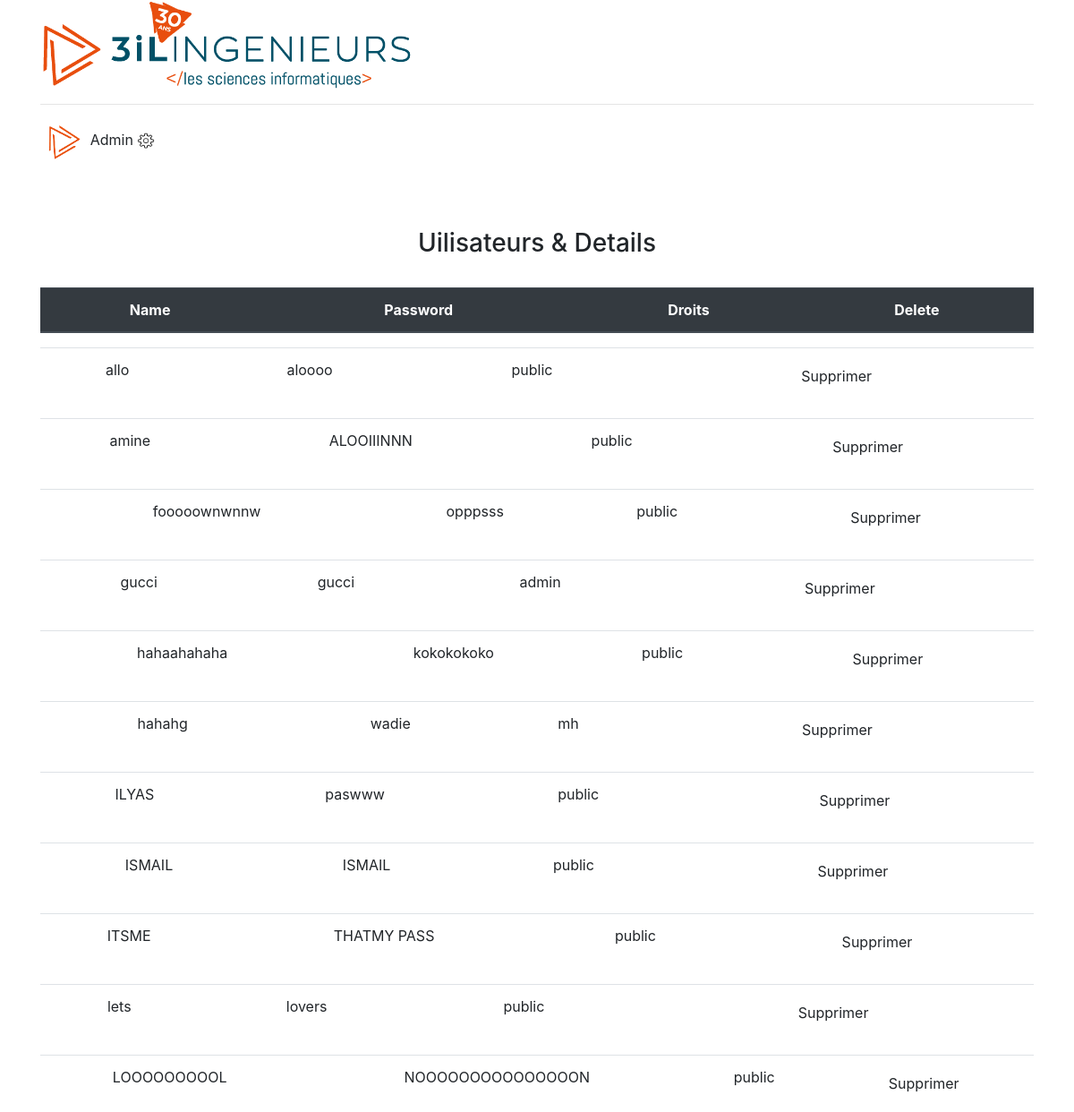
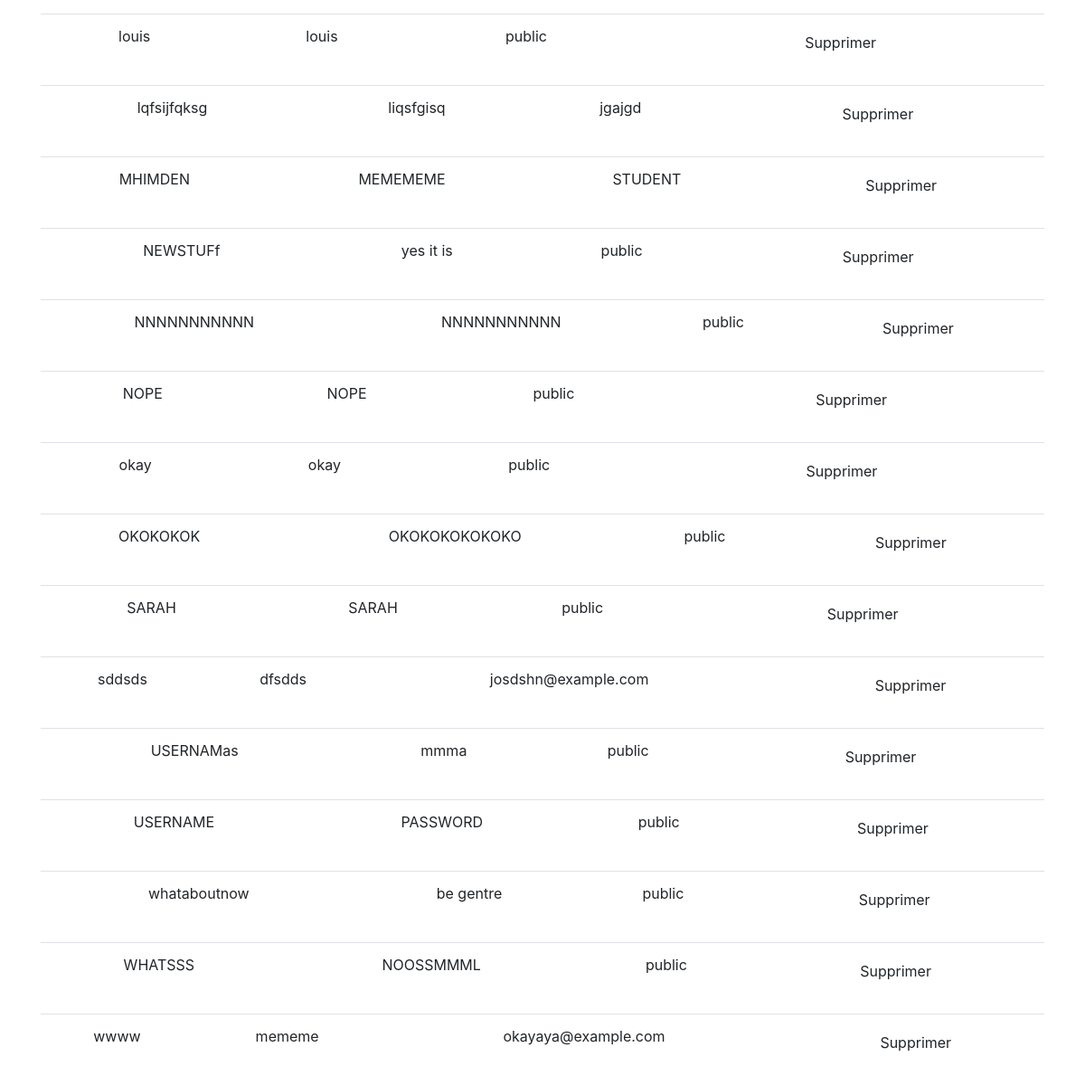
The app's page /showusers.php with its own data (2 pictures, top to bottom).
### tables this page shows
CREATE TABLE `utilisateur` (
  `login` varchar(30) NOT NULL,
  `pass` varchar(150) NOT NULL,
  `droits` varchar(50) NOT NULL,
  `email` varchar(100) NOT NULL,
  `fisrtname` varchar(100) NOT NULL
);

### showusers.php (the view, shortened to what this page needs)
<!DOCTYPE html>
<html lang="en" xmlns="http://www.w3.org/1999/xhtml">
<head>
    <link rel="stylesheet" href="https://stackpath.bootstrapcdn.com/bootstrap/4.3.1/css/bootstrap.min.css">
</head>
<body class="container">
	<dev>
        <img height="100" src="3il.png" alt="3il logo">
    </dev>
    <hr />
    <span>
        <img height="50" src="LOGO\LOGO WITHOUT TEXT.PNG" alt="3il logo">
    </span>
    <span>Admin</span>
    <span>
        <img height="20" src="set.png" alt="fooding icon">
    </span>
    <br />
    <br />
    <br />
    <br />
    <main style="text-align:center">
        <form style="text-align:center" >
		<div class="container" "p-3 mb-2 bg-white text-dark">   <h3>Uilisateurs & Details</h3>  </div>
        </form>
		<table class=table table-hover>
 <thead class="thead-dark">
    <tr>
      <th scope="col">Name</th>
      <th scope="col">Password</th>
      <th scope="col">Droits</th>
	  <th scope="col">Delete</th>
    </tr>
  </thead>
  </table>
		<?php
try
{
$maCo = new PDO('mysql:host=localhost;dbname=okok', 'root','');
}
catch (PDOException $e)
{
echo "Erreur PDO : ".$e->getMessage()."<br/>";
die();
}
$stmt = $maCo->prepare("select login,pass,droits from utilisateur");
$stmt->execute();
$tabresult = $stmt->fetchAll(PDO::FETCH_ASSOC);
foreach ($tabresult as $aline)
{
?>
<table class=table table-hover>
<tr id="delete<?php echo $result['id'] ?>">
<td>  <?php echo $aline['login'] ?> </td>
<td>  <?php echo  $aline['pass']  ?> </td>
<td>  <?php echo  $aline['droits'] ?> </td>
<td>  <button onclick="deleteAjax(<?php echo $result['id'];  ?>)" class=btn btn-danger>Supprimer</button></td>
</tr>
</table>
<?php
}
?>
 </main>
</body>
</html>

### records on screen
utilisateur: login "allo", pass "aloooo", droits "public"
utilisateur: login "amine", pass "ALOOIIINNN", droits "public"
utilisateur: login "fooooownwnnw", pass "opppsss", droits "public"
utilisateur: login "gucci", pass "gucci", droits "admin"
utilisateur: login "hahaahahaha", pass "kokokokoko", droits "public"
utilisateur: login "hahahg", pass "wadie", droits "mh"
utilisateur: login "ILYAS", pass "paswww", droits "public"
utilisateur: login "ISMAIL", pass "ISMAIL", droits "public"
utilisateur: login "ITSME", pass "THATMY PASS", droits "public"
utilisateur: login "lets", pass "lovers", droits "public"
utilisateur: login "LOOOOOOOOOL", pass "NOOOOOOOOOOOOOOON", droits "public"
utilisateur: login "louis", pass "louis", droits "public"
utilisateur: login "lqfsijfqksg", pass "liqsfgisq", droits "jgajgd"
utilisateur: login "MHIMDEN", pass "MEMEMEME", droits "STUDENT"
utilisateur: login "NEWSTUFf", pass "yes it is", droits "public"
utilisateur: login "NNNNNNNNNNN", pass "NNNNNNNNNNN", droits "public"
utilisateur: login "NOPE", pass "NOPE", droits "public"
utilisateur: login "okay", pass "okay", droits "public"
utilisateur: login "OKOKOKOK", pass "OKOKOKOKOKOKO", droits "public"
utilisateur: login "SARAH", pass "SARAH", droits "public"
utilisateur: login "sddsds", pass "dfsdds", droits "josdshn@example.com"
utilisateur: login "USERNAMas", pass "mmma", droits "public"
utilisateur: login "USERNAME", pass "PASSWORD", droits "public"
utilisateur: login "whataboutnow", pass "be gentre", droits "public"
utilisateur: login "WHATSSS", pass "NOOSSMMML", droits "public"
utilisateur: login "wwww", pass "mememe", droits "okayaya@example.com"
